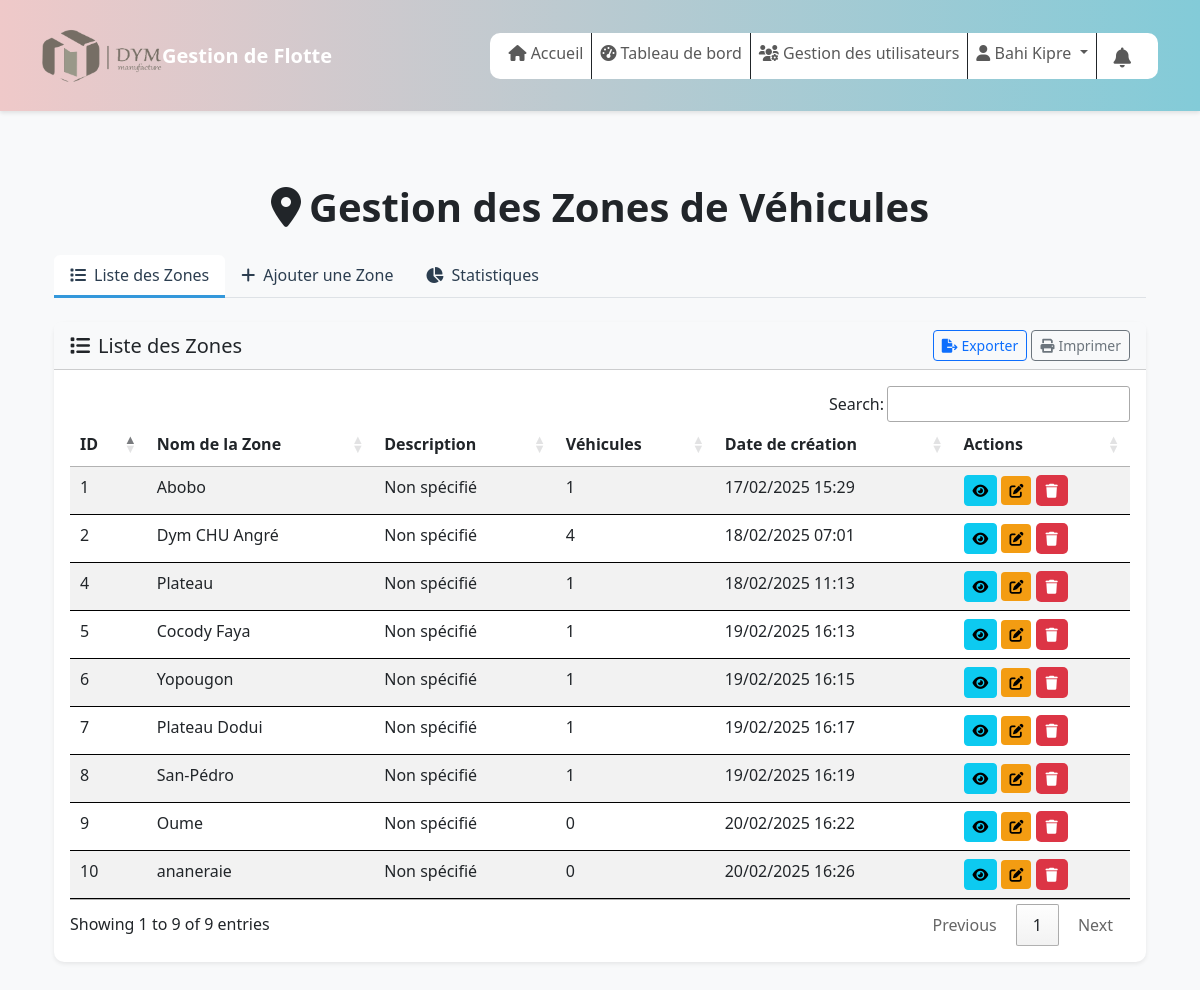
Page /gestion_zones_vehicules.php (signed in) on the committed database.
### tables this page shows
CREATE TABLE `zone_vehicules` (
  `id` bigint(20) UNSIGNED NOT NULL,
  `nom_zone` varchar(255) NOT NULL,
  `description` text DEFAULT NULL,
  `created_at` timestamp NOT NULL DEFAULT current_timestamp(),
  `updated_at` timestamp NOT NULL DEFAULT current_timestamp()
);

### includes/RoleAccess.php (called while the page is built, shortened)
<?php
class RoleAccess {
    protected $rolePermissions = [
        'administrateur' => [
            'form' => true,
            'calendar' => true,
            'validation' => true,
            'tracking' => true,
            'historique' => true,
            'deleteHistorique' => true,
            'modifyRequest' => true,
            'validateRequest' => true,
            'rejectRequest' => true
        ],
        'gestionnaire' => [
            'form' => true,
            'calendar' => true,
            'validation' => true,
            'tracking' => true,
            'historique' => true,
            'deleteHistorique' => false,
            'modifyRequest' => true,
            'validateRequest' => false,
            'rejectRequest' => false
        ],
        'validateur' => [
            'form' => false,
            'calendar' => true,
            'validation' => false,
            'tracking' => false,
            'suivi' => true,
            'tracking_v' => false,
            'historique' => true,
            'deleteHistorique' => false,
            'modifyRequest' => false,
            'validateRequest' => true,
            'rejectRequest' => true
        ],
        'utilisateur' => [
            'form' => false,
            'calendar' => true,
            'validation' => false,
            'tracking' => false,
            'historique' => false,
            'deleteHistorique' => false,
            'modifyRequest' => false,
            'validateRequest' => false,
            'rejectRequest' => false
        ]
    ];
    private $userRole;
    public function __construct($role) {
        $this->userRole = $role;
    }
    public function hasPermission($permission) {
        return isset($this->rolePermissions[$this->userRole][$permission])
            ? $this->rolePermissions[$this->userRole][$permission]
            : false;
    }
}

### gestion_zones_vehicules.php (the view, shortened to what this page needs)
<?php
include_once("database" . DIRECTORY_SEPARATOR . "config.php");
try {
    $stmt = $pdo->query("SELECT * FROM zone_vehicules ORDER BY nom_zone ASC");
    $zones = $stmt->fetchAll(PDO::FETCH_ASSOC);
} catch (PDOException $e) {
    $error_message = "Erreur lors de la récupération des zones: " . $e->getMessage();
    $zones = [];
}
try {
    $stmt = $pdo->query("
        SELECT z.id, z.nom_zone,
            COUNT(v.id_vehicule) as total_vehicules,
            SUM(CASE WHEN v.statut = 'disponible' THEN 1 ELSE 0 END) as vehicules_disponibles,
            SUM(CASE WHEN v.statut = 'en_course' THEN 1 ELSE 0 END) as vehicules_en_course,
            SUM(CASE WHEN v.statut = 'maintenance' THEN 1 ELSE 0 END) as vehicules_maintenance,
            SUM(CASE WHEN v.statut = 'hors_service' THEN 1 ELSE 0 END) as vehicules_hors_service
        FROM zone_vehicules z
        LEFT JOIN vehicules v ON z.id = v.id_zone
        GROUP BY z.id, z.nom_zone
    ");
    $stats_zones = $stmt->fetchAll(PDO::FETCH_ASSOC);
    $zone_stats = [];
    foreach ($stats_zones as $stat) {
        $zone_stats[$stat['id']] = $stat;
    }
} catch (PDOException $e) {
    $error_message = "Erreur lors de la récupération des statistiques: " . $e->getMessage();
    $zone_stats = [];
}
include_once("includes" . DIRECTORY_SEPARATOR . "header.php");
if (!isset($roleAccess)) {
    require_once 'includes/RoleAccess.php';
    $roleAccess = new RoleAccess($_SESSION['role']);
}
?>
<div class="container-fluid py-4">
    <h1 class="text-center mb-4">
        <i class="fas fa-map-marker-alt me-2"></i>Gestion des Zones de Véhicules
    </h1>
    <ul class="nav nav-tabs mb-4" id="zoneTabs" role="tablist">
        <li class="nav-item" role="presentation">
            <button class="nav-link active" id="list-tab" data-bs-toggle="tab" data-bs-target="#list" type="button" role="tab">
                <i class="fas fa-list me-2"></i>Liste des Zones
            </button>
        </li>
        <?php if ($roleAccess->hasPermission('form')): ?>
        <li class="nav-item" role="presentation">
            <button class="nav-link" id="add-tab" data-bs-toggle="tab" data-bs-target="#add" type="button" role="tab">
                <i class="fas fa-plus me-2"></i>Ajouter une Zone
            </button>
        </li>
        <?php endif; ?>
        <?php if ($roleAccess->hasPermission('historique')): ?>
        <li class="nav-item" role="presentation">
            <button class="nav-link" id="stats-tab" data-bs-toggle="tab" data-bs-target="#stats" type="button" role="tab">
                <i class="fas fa-chart-pie me-2"></i>Statistiques
            </button>
        </li>
        <?php endif; ?>
    </ul>
    <div class="tab-content" id="zoneTabsContent">
        <div class="tab-pane fade show active" id="list" role="tabpanel">
            <div class="card shadow-sm">
                <div class="card-header bg-light">
                    <div class="d-flex justify-content-between align-items-center">
                        <h5 class="mb-0"><i class="fas fa-list me-2"></i>Liste des Zones</h5>
                        <div>
                            <button class="btn btn-sm btn-outline-primary" id="btnExportZones">
                                <i class="fas fa-file-export me-1"></i>Exporter
                            </button>
                            <button class="btn btn-sm btn-outline-secondary" id="btnPrintZones">
                                <i class="fas fa-print me-1"></i>Imprimer
                            </button>
                        </div>
                    </div>
                </div>
                <div class="card-body">
                    <div class="table-responsive">
                        <table id="zonesTable" class="table table-striped">
                            <thead>
                                <tr>
                                    <th>ID</th>
                                    <th>Nom de la Zone</th>
                                    <th>Description</th>
                                    <th>Véhicules</th>
                                    <th>Date de création</th>
                                    <th>Actions</th>
                                </tr>
                            </thead>
                            <tbody>
                                <?php foreach ($zones as $zone): ?>
                                <tr>
                                    <td><?= htmlspecialchars($zone['id']) ?></td>
                                    <td><?= htmlspecialchars($zone['nom_zone']) ?></td>
                                    <td><?= htmlspecialchars($zone['description'] ?? 'Non spécifié') ?></td>
                                    <td>
                                        <?php
                                        $total = isset($zone_stats[$zone['id']]) ? $zone_stats[$zone['id']]['total_vehicules'] : 0;
                                        echo $total;
                                        ?>
                                    </td>
                                    <td><?= date('d/m/Y H:i', strtotime($zone['created_at'])) ?></td>
                                    <td>
                                        <?php if ($roleAccess->hasPermission('tracking')): ?>
                                        <button class="btn btn-sm btn-info view-zone" data-id="<?= $zone['id'] ?>" title="Voir détails">
                                            <i class="fas fa-eye"></i>
                                        </button>
                                        <?php endif; ?>
                                        <?php if ($roleAccess->hasPermission('modifyRequest')): ?>
                                        <button class="btn btn-sm btn-warning edit-zone" data-id="<?= $zone['id'] ?>"
                                                data-name="<?= htmlspecialchars($zone['nom_zone']) ?>"
                                                data-description="<?= htmlspecialchars($zone['description'] ?? '') ?>" title="Modifier">
                                            <i class="fas fa-edit"></i>
                                        </button>
                                        <?php endif; ?>
                                        <?php if ($roleAccess->hasPermission('deleteHistorique')): ?>
                                        <button class="btn btn-sm btn-danger delete-zone" data-id="<?= $zone['id'] ?>"
                                                data-name="<?= htmlspecialchars($zone['nom_zone']) ?>" title="Supprimer">
                                            <i class="fas fa-trash"></i>
                                        </button>
                                        <?php endif; ?>
                                    </td>
                                </tr>
                                <?php endforeach; ?>
                            </tbody>
                        </table>
                    </div>
                </div>
            </div>
        </div>
    </div>
</div>
<?php include_once("includes" . DIRECTORY_SEPARATOR . "footer.php"); ?>

### assets/css/style.css (style rules this page uses)
body { background-color: #f8f9fa; font-family: 'Segoe UI', sans-serif; }
:root { --color-header: #766f67; --color-h1: #2c3e50; }
.nav-tabs .nav-link { color: var(--color-h1); font-weight: 500; border: none; border-bottom: 3px solid transparent; transition: all 0.3s ease; }
.nav-tabs .nav-link.active { color: var(--color-h1); border-bottom: 3px solid #3498db; }
.btn-warning { background-color: #f39c12; border: none; }
.btn-danger { background-color: #e74c3c; border: none; }
.card, #calendar { border: none; border-radius: 10px; box-shadow: 0 4px 6px rgba(0, 0, 0, 0.1); transition: .3s ease; }
.card-body { overflow: auto; }
h1 { font-weight: 700; }
.btn-danger { background-color: #dc3545; border: none; padding: 5px 10px; color: white; border-radius: 5px; }
#calendar tbody, td, tfoot, th, thead, tr { border-color: #000000; border-width: 0px; }
.bg-light { background-color: #f8f9fa !important; }

### rows in the picture
zone_vehicules: id "1", nom_zone "Abobo", description "Non spécifié", created_at "17/02/2025 15:29"
zone_vehicules: id "10", nom_zone "ananeraie", description "Non spécifié", total "0", created_at "20/02/2025 16:26"
zone_vehicules: id "5", nom_zone "Cocody Faya", description "Non spécifié", total "1", created_at "19/02/2025 16:13"
zone_vehicules: id "2", nom_zone "Dym CHU Angré", description "Non spécifié", total "4", created_at "18/02/2025 07:01"
zone_vehicules: id "9", nom_zone "Oume", description "Non spécifié", total "0", created_at "20/02/2025 16:22"
zone_vehicules: id "4", nom_zone "Plateau", description "Non spécifié", total "1", created_at "18/02/2025 11:13"
zone_vehicules: id "7", nom_zone "Plateau Dodui", description "Non spécifié", total "1", created_at "19/02/2025 16:17"
zone_vehicules: id "8", nom_zone "San-Pédro", description "Non spécifié", total "1", created_at "19/02/2025 16:19"
zone_vehicules: id "6", nom_zone "Yopougon", description "Non spécifié", total "1", created_at "19/02/2025 16:15"

### other values in the picture
$_SESSION['nom'] . ' ' . $_SESSION['prenom'] "Bahi Kipre"
